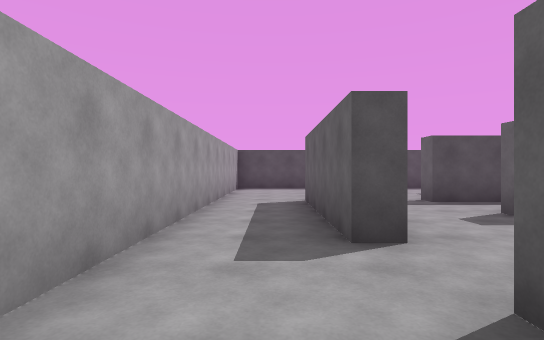
[1] (above)

24 first-person views from a walk through a scene from a Unity 3-D project. The camera is 1.3 m above the floor, looks level and sees 80° across. The floor is counted in squares, 2 m on a side. Each view is taken from the middle of a square. On the plan, view 1 faces up. The plan holds only what a view shows up to about 10 squares ahead; the rest is blank. The player is left out.

[2]
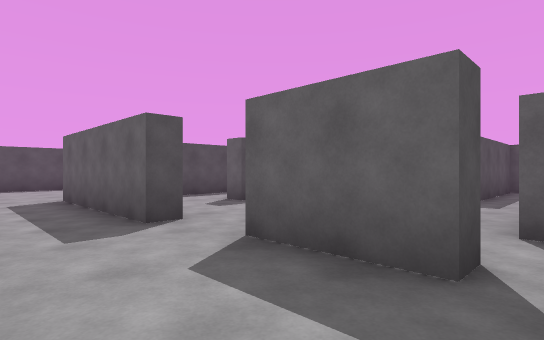

[3]
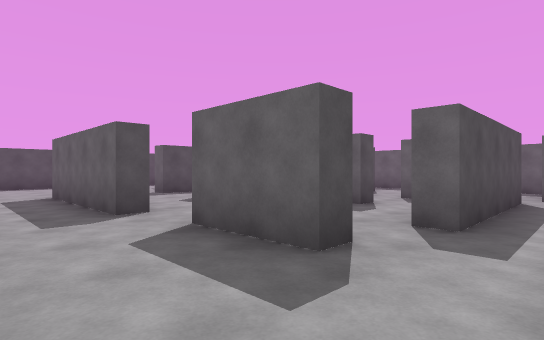

[4]
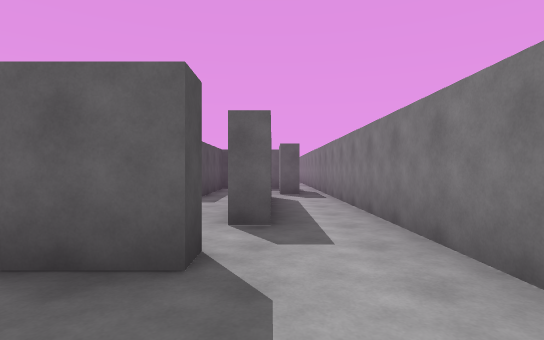

[5]
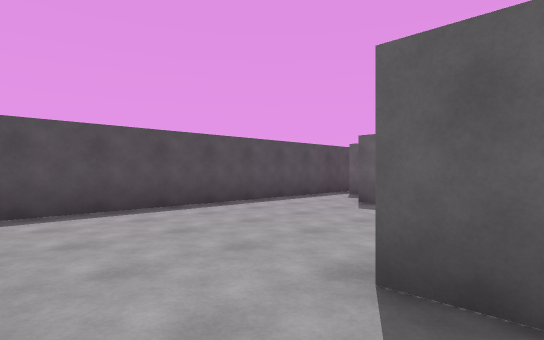

[6]
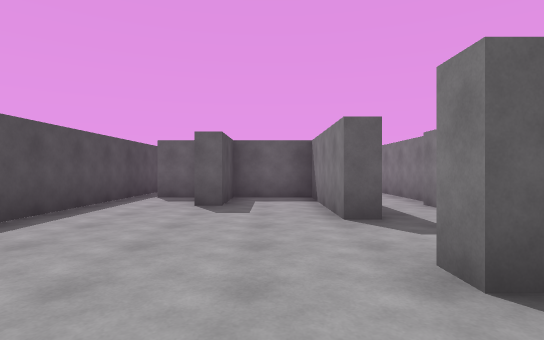

[7]
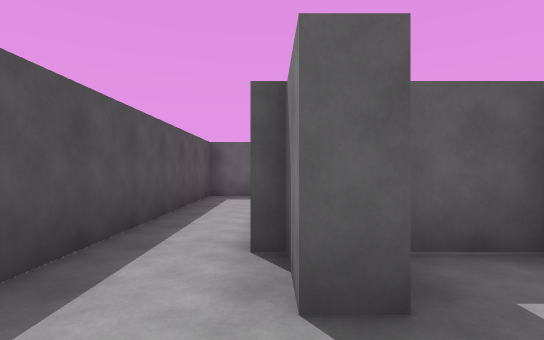

[8]
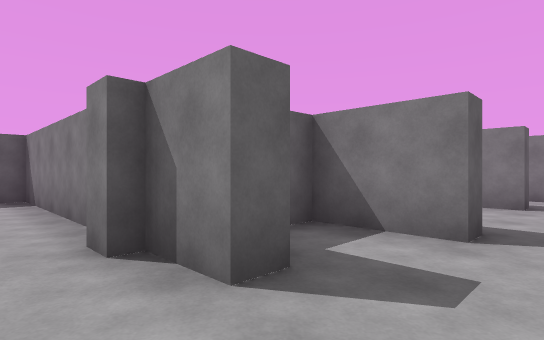

[9]
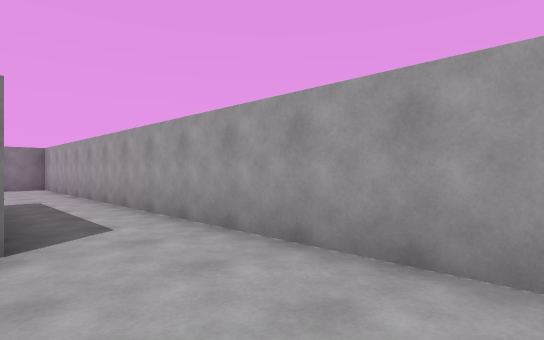

[10]
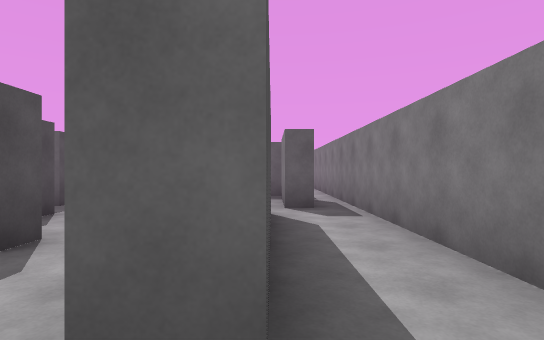

[11]
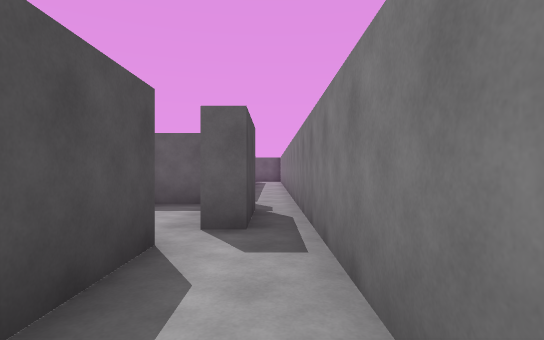

[12]
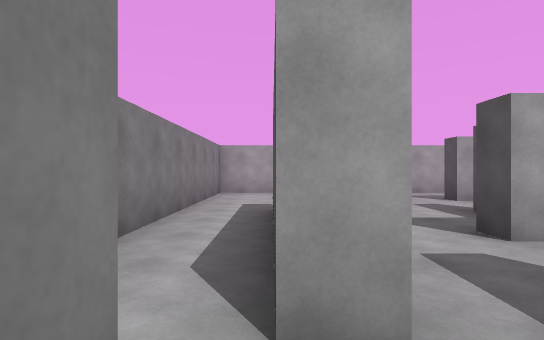

[13]
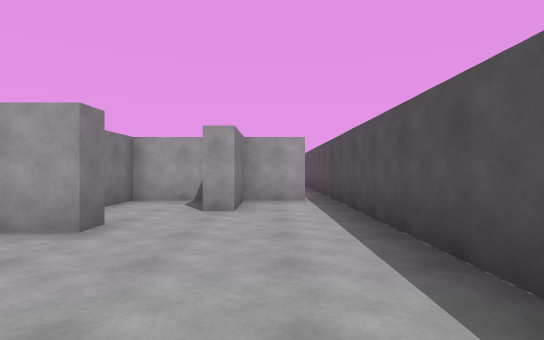

[14]
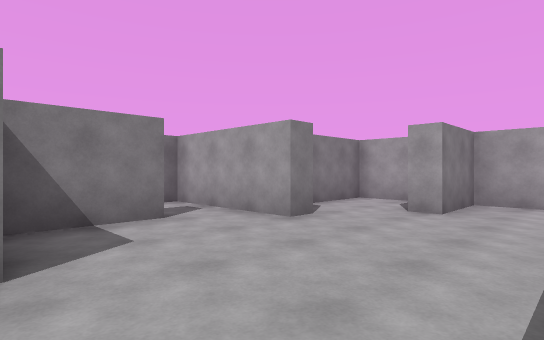

[15]
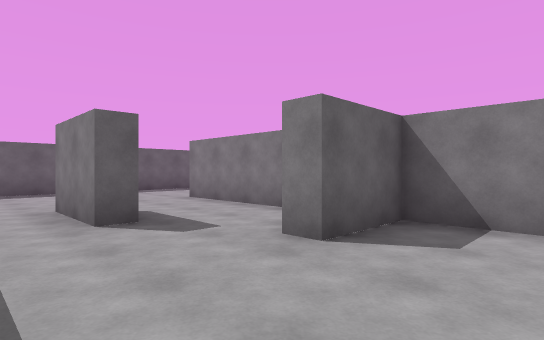

[16]
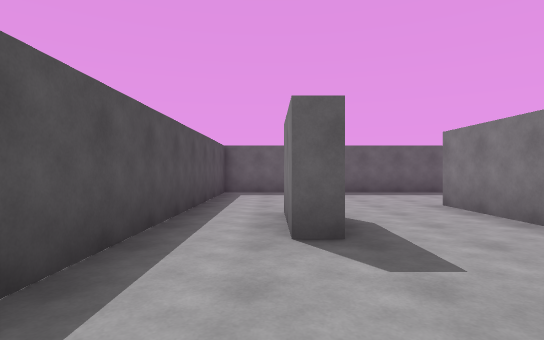

[17]
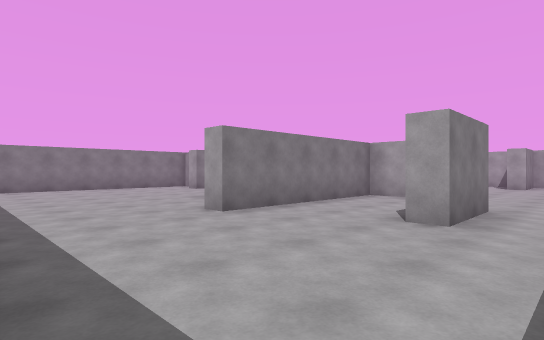

[18]
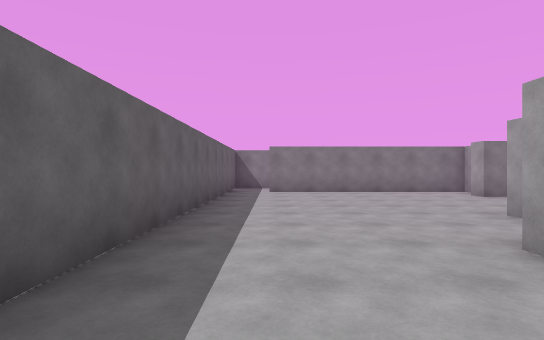

[19]
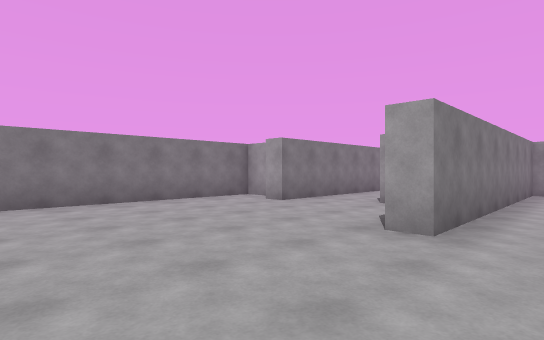

[20]
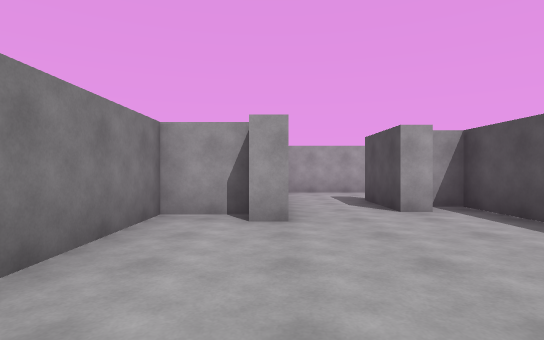

[21]
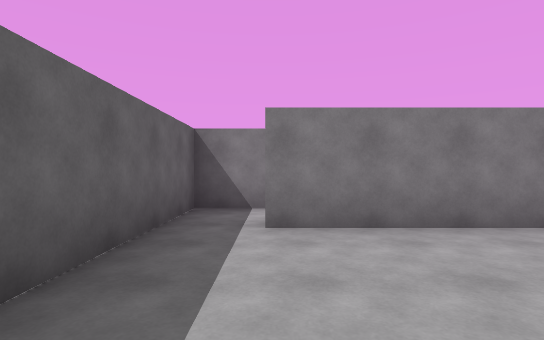

[22]
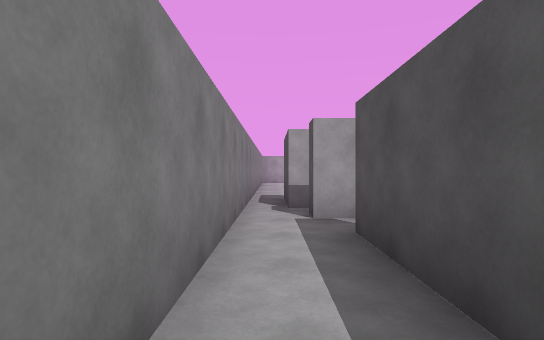

[23]
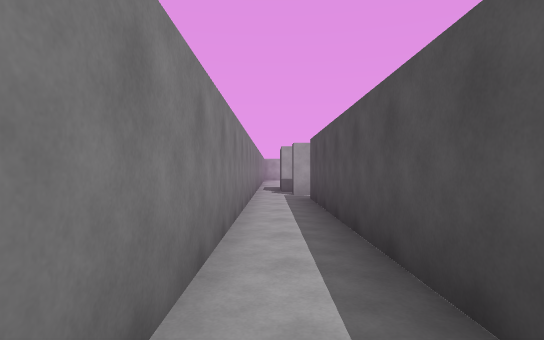

[24]
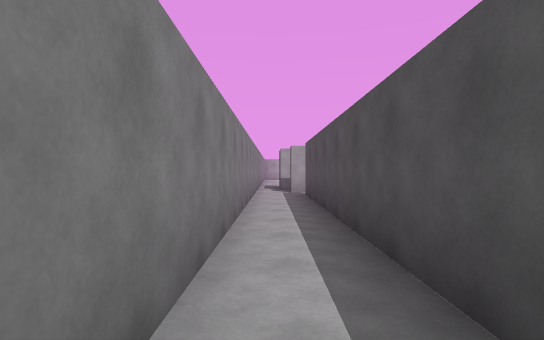

### Floor plan
Ten units are one square. View 1 is at (0, 0); x grows to the right and y downward. Boxes are objects, and circles mark ways between rooms. Rooms are numbered by the first view taken in them; rooms with no view inside come last. Other rooms are left out.
<svg viewBox="-17 -119 245 149">
<path fill="none" stroke="#000" d="M16 4 11 4 11 -15M-12 -15 -12 25 15 25M34 -44 34 -49 46 -49M45 -52 51 -52M56 -49 101 -49 101 -66 32 -66 32 -71 66 -71 66 -89 49 -89 49 -95M12 -29 7 -29 7 -69 12 -69M-12 -99 -12 -15M28 -27 46 -27 46 -40M66 -98 66 -108M74 -114 -6 -114M15 25 75 25M68 4 68 11 28 11 28 4M75 17 75 12M51 -12 45 -12M28 6 34 6M75 12 91 12M28 -21 28 -27M75 25 90 25M101 14 101 -7 69 -7M119 -69 138 -69 138 -86 144 -86M101 -80 106 -80 106 -49 176 -49M124 -114 74 -114M160 -92 160 -98 179 -98M71 -108 71 -94 89 -94 89 -89M71 -71 90 -71M176 -114 146 -114M176 -49 176 -44M175 -69 190 -69 190 -62M160 -44 143 -44 143 -38M150 -35 150 -29M179 -98 179 -92M153 -8 153 6 211 6M145 -12 159 -12 159 -6M223 5 223 -114 176 -114M190 11 116 11M210 25 223 25 223 5M106 9 106 14 101 14M94 12 94 17M90 25 195 25M106 -38 106 -15M116 -12 145 -12M150 -29 131 -29M143 -79 143 -69 175 -69"/>
<circle cx="-5" cy="-5" r="3" fill="#2a7"/>
<circle cx="10" cy="15" r="3" fill="#2a7"/>
<circle cx="10" cy="-20" r="3" fill="#2a7"/>
<circle cx="20" cy="-30" r="3" fill="#2a7"/>
<circle cx="70" cy="-110" r="3" fill="#2a7"/>
<circle cx="20" cy="10" r="3" fill="#2a7"/>
<circle cx="70" cy="10" r="3" fill="#2a7"/>
<circle cx="165" cy="-110" r="3" fill="#2a7"/>
<circle cx="150" cy="-90" r="3" fill="#2a7"/>
<circle cx="220" cy="10" r="3" fill="#2a7"/>
<circle cx="140" cy="-20" r="3" fill="#2a7"/>
<circle cx="165" cy="-80" r="3" fill="#2a7"/>
<text x="0" y="10">1</text>
<text x="20" y="-70">2</text>
<text x="40" y="20">3</text>
<text x="50" y="0">4</text>
<text x="120" y="-90">5</text>
<text x="190" y="-50">6</text>
<text x="160" y="20">7</text>
<text x="120" y="-30">8</text>
<text x="160" y="-80">9</text>
</svg>
Room 1 opens to room 2. Room 1 opens to room 3. Room 2 opens to room 4. Room 2 opens to room 5. Room 3 opens to room 4. Room 5 opens to room 6. Room 5 opens to room 9. Room 6 opens to room 7. Room 6 opens to room 8. Room 6 opens to room 9.

Where each view was taken, in squares from view 1:
view 1: 0 up, 0 right, facing up
view 2: 1 down, 1 left, facing up-right
view 3: 2 down, 1 left, facing up-right
view 4: 1 down, 1 left, facing right
view 5: 6 up, 1 left, facing up-right
view 6: 8 up, 1 left, facing right
view 7: 5 up, 2 right, facing right
view 8: 6 up, 2 right, facing down-right
view 9: 10 up, 1 right, facing down-left
view 10: 1 down, 2 right, facing right
view 11: 2 down, 4 right, facing right
view 12: 1 down, 8 right, facing left
view 13: 10 up, 14 right, facing left
view 14: 11 up, 14 right, facing down-left
view 15: 11 up, 12 right, facing down-right
view 16: 10 up, 13 right, facing right
view 17: 11 up, 22 right, facing down-left
view 18: 9 up, 21 right, facing down
view 19: 6 up, 21 right, facing down-left
view 20: 1 up, 20 right, facing left
view 21: 3 up, 21 right, facing down
view 22: 2 down, 15 right, facing left
view 23: 2 down, 19 right, facing left
view 24: 2 down, 20 right, facing left
